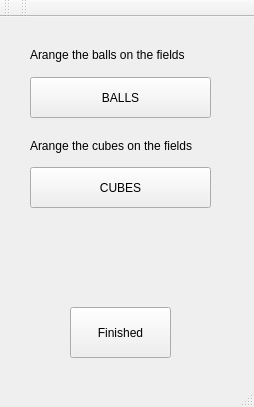
<?xml version="1.0" encoding="UTF-8"?>
<ui version="4.0">
 <class>MainWindow</class>
 <widget class="QMainWindow" name="MainWindow">
  <property name="geometry">
   <rect>
    <x>0</x>
    <y>0</y>
    <width>254</width>
    <height>407</height>
   </rect>
  </property>
  <property name="windowTitle">
   <string>MainWindow</string>
  </property>
  <widget class="QWidget" name="centralWidget">
   <widget class="QPushButton" name="pushButton">
    <property name="geometry">
     <rect>
      <x>70</x>
      <y>290</y>
      <width>101</width>
      <height>51</height>
     </rect>
    </property>
    <property name="text">
     <string>Finished</string>
    </property>
   </widget>
   <widget class="QPushButton" name="pushButton_2">
    <property name="geometry">
     <rect>
      <x>30</x>
      <y>60</y>
      <width>181</width>
      <height>41</height>
     </rect>
    </property>
    <property name="text">
     <string>BALLS</string>
    </property>
   </widget>
   <widget class="QPushButton" name="pushButton_3">
    <property name="geometry">
     <rect>
      <x>30</x>
      <y>150</y>
      <width>181</width>
      <height>41</height>
     </rect>
    </property>
    <property name="text">
     <string>CUBES</string>
    </property>
   </widget>
   <widget class="QLabel" name="label">
    <property name="geometry">
     <rect>
      <x>30</x>
      <y>30</y>
      <width>201</width>
      <height>17</height>
     </rect>
    </property>
    <property name="text">
     <string>&lt;font&gt;Arange the balls on the fields</string>
    </property>
   </widget>
   <widget class="QLabel" name="label_2">
    <property name="geometry">
     <rect>
      <x>30</x>
      <y>120</y>
      <width>211</width>
      <height>17</height>
     </rect>
    </property>
    <property name="text">
     <string>Arange the cubes on the fields</string>
    </property>
   </widget>
  </widget>
  <widget class="QMenuBar" name="menuBar">
   <property name="geometry">
    <rect>
     <x>0</x>
     <y>0</y>
     <width>254</width>
     <height>22</height>
    </rect>
   </property>
  </widget>
  <widget class="QToolBar" name="mainToolBar">
   <attribute name="toolBarArea">
    <enum>TopToolBarArea</enum>
   </attribute>
   <attribute name="toolBarBreak">
    <bool>false</bool>
   </attribute>
  </widget>
  <widget class="QStatusBar" name="statusBar"/>
  <widget class="QToolBar" name="toolBar">
   <property name="windowTitle">
    <string>toolBar</string>
   </property>
   <attribute name="toolBarArea">
    <enum>TopToolBarArea</enum>
   </attribute>
   <attribute name="toolBarBreak">
    <bool>false</bool>
   </attribute>
  </widget>
 </widget>
 <layoutdefault spacing="6" margin="11"/>
 <resources/>
 <connections/>
</ui>
